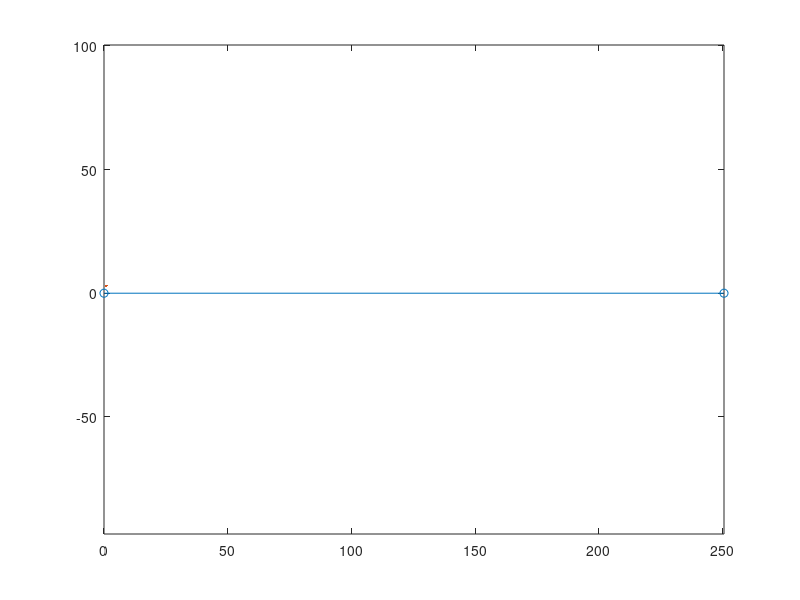

Source code (MATLAB):
% Use metric units

% Environmental conditions
g = 9.81; % Acceleration due to gravity (m/s^2)
rho = 1.14; % Air density (kg/m^3) PARAMETER

% Aircraft parameters
W = 14.9685*g; % Aircraft weight (N) PARAMETER
sref = 1.5652; % Wing reference area (m^2) PARAMETER
mu = 0.0275; % Rolling friction coefficient

% Aerodynamic parameters
CL_Max = 1.3805;
CL_Ground = 1.3644;
CD_Ground = 0.2854;

% Drag and lift
D = @(v, CD) 0.5 * rho * v^2 * sref * CD;
L = @(v, CL) 0.5 * rho * v^2 * sref * CL;

% Stall velocity and takeoff velocity
VStall = sqrt(2 * W / (sref * rho * CL_Max));
VTD = 1.15 * VStall;

% Parameters to iterate over
S = 0; % horizontal distance (m)
V = VTD; % velocity (m/s)
t = 0; % time elapsed (s)

dt = 0.01; % (s)

%% Takeoff run
% Iterate from standstill, to takeoff velocity
% Early rotation when lift is greater than weight

while V > 0
    if(W - L(V, CL_Ground) > 0)
        a = (-D(V, CD_Ground) - (W - L(V, CL_Ground)) * mu) * (g / W);
    else
        a = (-D(V, CD_Ground)) * (g / W);
    end

    V = V + a * dt;
    S = S + V * dt;
    t = t + dt;
end

S_G = S;

%% Plots

x = [0, S_G, ];
y = [0, 0];

plot(x*39.37/12, y*39.37/12, LineWidth=3);
hold on
scatter(x*39.37/12, y*39.37/12);
axis equal